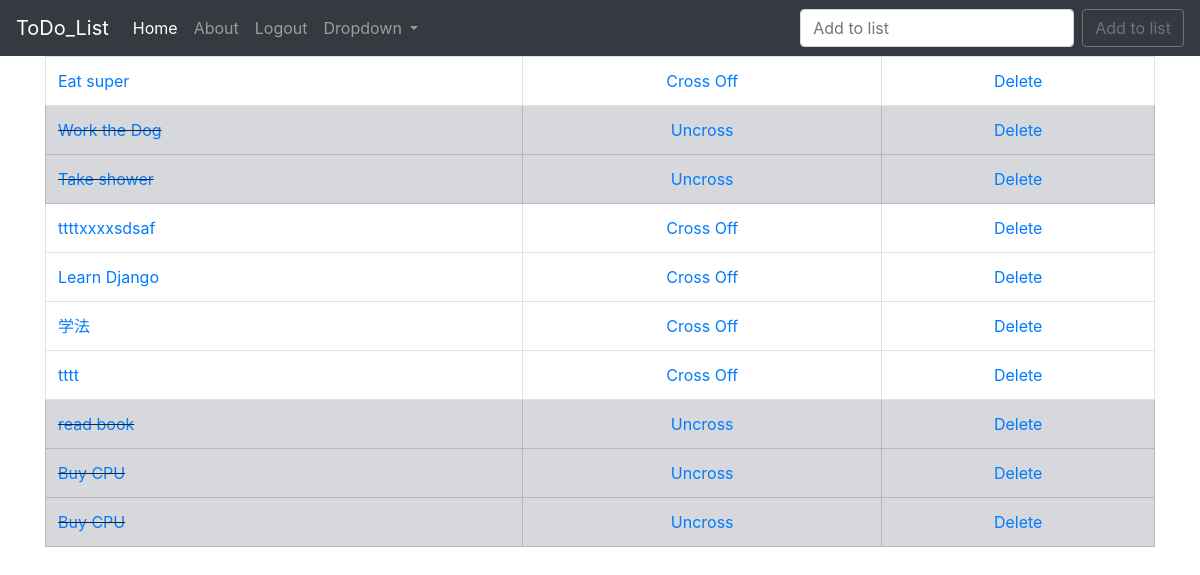
/, run on an earlier commit of the app's database.
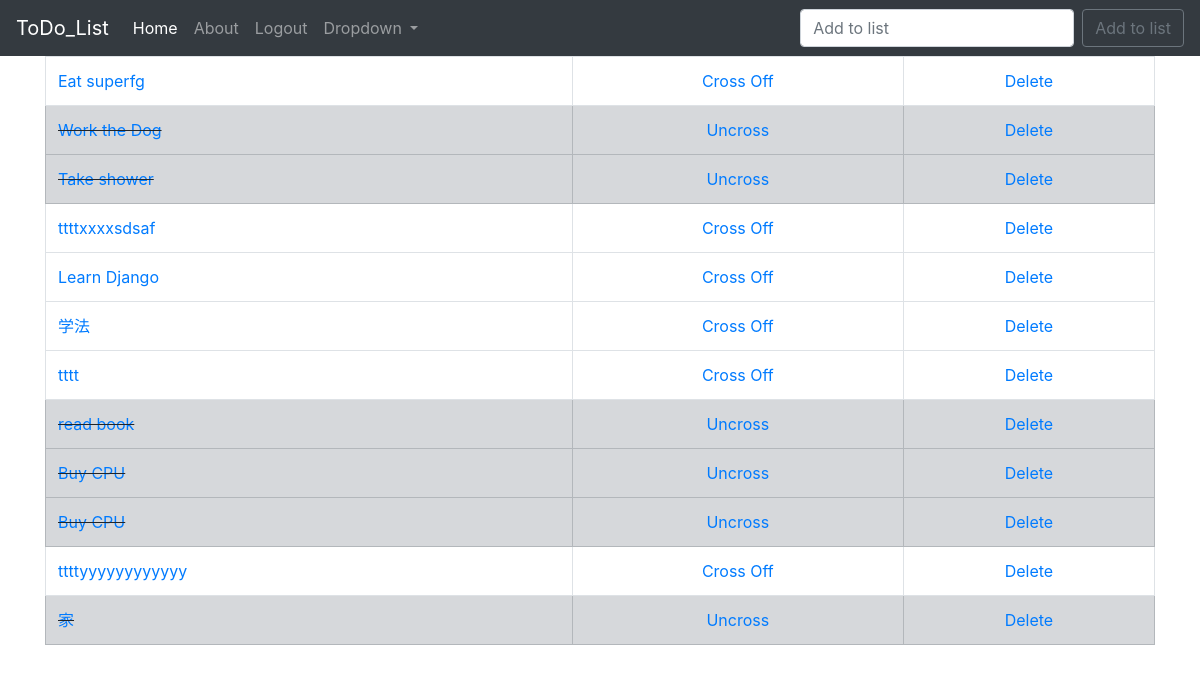
And on a later commit of the database.
### todo_list/models.py (models this page shows, shortened)
class List(models.Model):
  item = models.CharField(max_length=200)
  completed = models.BooleanField(default = False)

### todo_list/views.py (the view)
# urls.py: 2. Add a URL to urlpatterns:  path('', views.home, name='home')
def home(request):
  if request.method == 'POST':
    form = ListForm(request.POST or None)
    if form.is_valid():
      form.save()
      all_items = List.objects.all
      messages.success(request, ('Item Has Been Added To List!'))
      return render(request,'home.html', {'all_items':all_items})
  else:
    all_items = List.objects.all
    return render(request, 'home.html', {'all_items':all_items})

### todo_list/templates/home.html (shortened to what this page needs)
{% extends 'base.html' %}
{% block content %}
  {% if all_items %}
    <table class="table table-bordered">
      {%for things in all_items %}
        {%if things.completed %}
          <tr class="table-secondary">
            <td class="striker"> <a href="{%url 'edit' things.id %}"> {{things.item}}</a></td>
            <td><center><a href="{% url 'uncross' things.id %}">Uncross</a></center></td>
            <td><center><a href="{%url 'delete' things.id %}">Delete</a></center></td>
          </tr>
        {% else %}
          <tr>
            <td> <a href="{% url 'edit' things.id %}"> {{things.item}}</a></td>
            <td><center> <a href="{% url 'cross_off' things.id %}">Cross Off</a></center></td>
            <td><center><a href="{%url 'delete' things.id %}">Delete</a></center></td>
          </tr>
        {% endif %}
      {% endfor %}
    </table>
  {% endif %}
{% endblock %}

What changed in the data, as far as the page shows it:
changed List: item "Eat super" → "Eat superfg"
added List: item "ttttyyyyyyyyyyyy"
added List: item "家"
